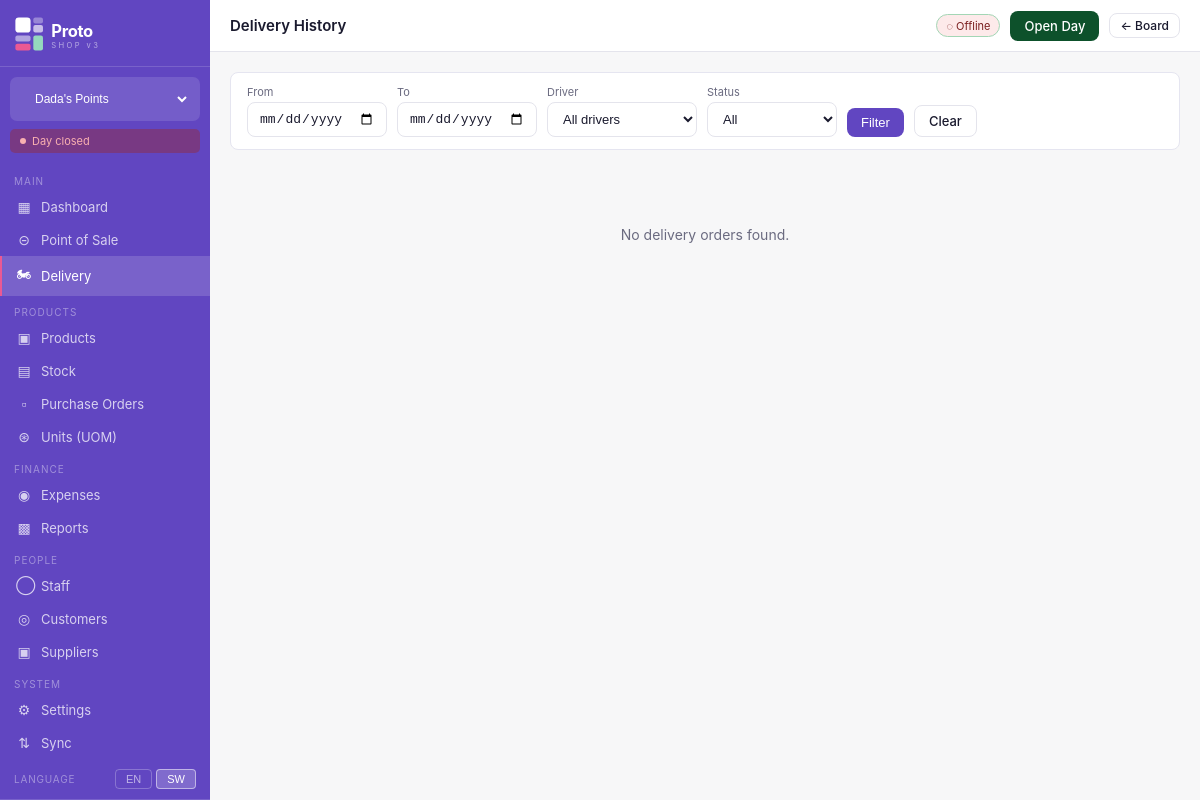
Before: /delivery/history/ (signed in) with the older database file.
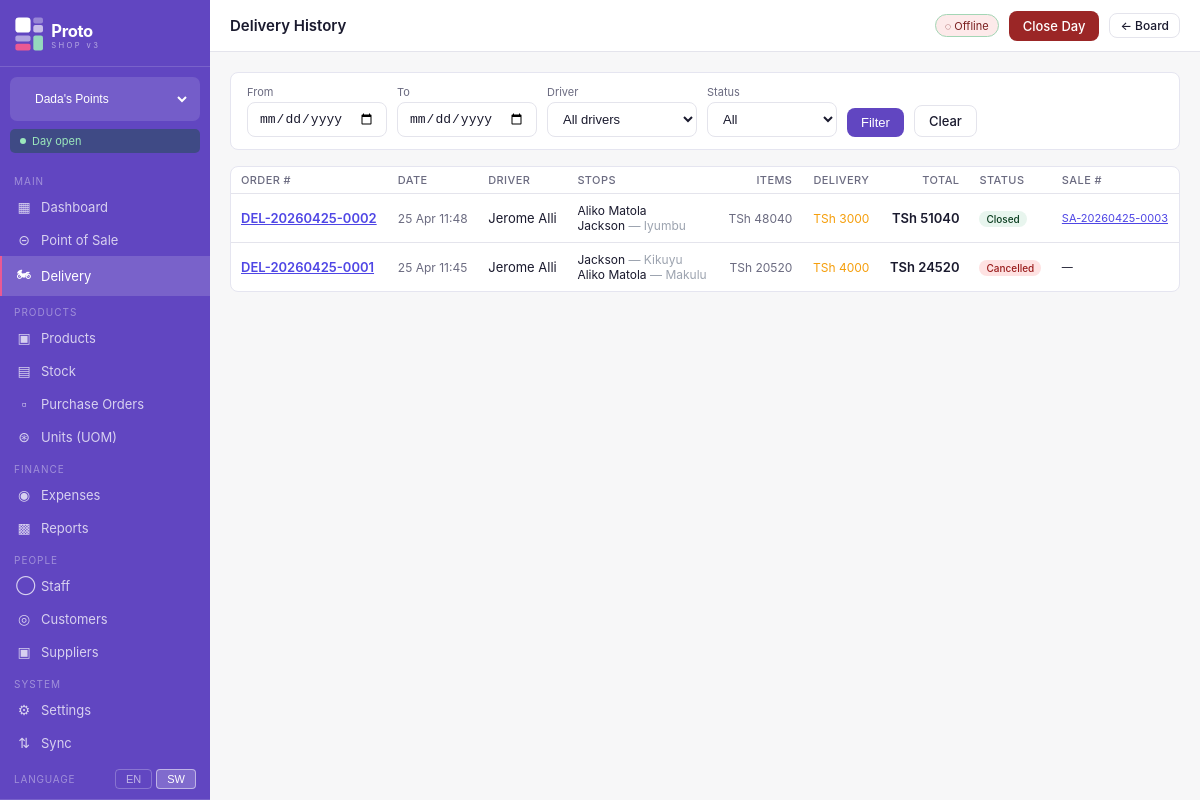
After: the same page with the newer database file.
### delivery/models.py (models this page shows, shortened)
class DeliveryOrder(models.Model):
    STATUS_CHOICES = [
        ('pending', 'Pending'),
        ('picked_up', 'Picked Up'),
        ('delivered', 'Delivered'),
        ('closed', 'Closed'),
        ('cancelled', 'Cancelled'),
    ]
    order_number = models.CharField(max_length=20, unique=True, blank=True)
    shop = models.ForeignKey(Shop, on_delete=models.CASCADE, related_name='delivery_orders')
    day_session = models.ForeignKey(
        DaySession, on_delete=models.SET_NULL, null=True, blank=True,
        related_name='delivery_orders'
    )
    driver = models.ForeignKey(Driver, on_delete=models.PROTECT, related_name='delivery_orders')
    subtotal = models.DecimalField(max_digits=14, decimal_places=2, default=0)
    delivery_cost = models.DecimalField(max_digits=10, decimal_places=2, default=0)
    total = models.DecimalField(max_digits=14, decimal_places=2, default=0)
    status = models.CharField(max_length=15, choices=STATUS_CHOICES, default='pending')
    sale = models.OneToOneField(
        'pos.Sale', on_delete=models.SET_NULL, null=True, blank=True,
        related_name='delivery_order'
    )
    closed_by = models.ForeignKey(
        User, on_delete=models.SET_NULL, null=True, blank=True,
        related_name='closed_delivery_orders'
    )
    closed_at = models.DateTimeField(null=True, blank=True)
    picked_up_at = models.DateTimeField(null=True, blank=True)
    created_by = models.ForeignKey(
        User, on_delete=models.SET_NULL, null=True,
        related_name='created_delivery_orders'
    )
    created_at = models.DateTimeField(auto_now_add=True)
    class Meta:
        ordering = ['-created_at']

class Driver(models.Model):
    name = models.CharField(max_length=100)
    phone = models.CharField(max_length=20, blank=True)
    shop = models.ForeignKey(Shop, on_delete=models.CASCADE, related_name='drivers')
    motorcycle = models.ForeignKey(
        Motorcycle, on_delete=models.SET_NULL, null=True, blank=True,
        related_name='drivers'
    )
    is_active = models.BooleanField(default=True)
    created_at = models.DateTimeField(auto_now_add=True)
    class Meta:
        ordering = ['name']

class DeliveryStop(models.Model):
    order = models.ForeignKey(DeliveryOrder, on_delete=models.CASCADE, related_name='stops')
    sequence = models.PositiveIntegerField(default=1)
    customer = models.ForeignKey(
        Customer, on_delete=models.SET_NULL, null=True, blank=True,
        related_name='delivery_stops'
    )
    customer_name = models.CharField(max_length=100, blank=True)
    customer_phone = models.CharField(max_length=20, blank=True)
    delivery_address = models.TextField(blank=True)
    delivery_notes = models.TextField(blank=True)
    subtotal = models.DecimalField(max_digits=14, decimal_places=2, default=0)
    class Meta:
        ordering = ['sequence']
    @property
    def display_customer_name(self):
        if self.customer:
            return self.customer.name
        return self.customer_name or f'Stop {self.sequence}'

### customers/models.py (models this page shows, shortened)
class Customer(models.Model):
    name = models.CharField(max_length=150)
    phone = models.CharField(max_length=20, blank=True)
    email = models.EmailField(blank=True)
    address = models.TextField(blank=True)
    shop = models.ForeignKey(Shop, on_delete=models.CASCADE, related_name='customers', null=True, blank=True)
    credit_limit = models.DecimalField(max_digits=12, decimal_places=2, default=0)
    credit_balance = models.DecimalField(max_digits=12, decimal_places=2, default=0)  # amount owed
    notes = models.TextField(blank=True)
    is_active = models.BooleanField(default=True)
    created_at = models.DateTimeField(auto_now_add=True)
    class Meta:
        ordering = ['name']

### pos/models.py (models this page shows, shortened)
class Sale(models.Model):
    PAYMENT_METHODS = [
        ('cash', 'Cash'),
        ('mpesa', 'M-Pesa'),
        ('credit', 'Credit / Borrow'),
        ('split', 'Split Payment'),
    ]
    STATUS_CHOICES = [
        ('completed', 'Completed'),
        ('voided', 'Voided'),
        ('refunded', 'Refunded'),
        ('partially_returned', 'Partially Returned'),
    ]
    sale_number = models.CharField(max_length=20, unique=True, blank=True)
    shop = models.ForeignKey(Shop, on_delete=models.CASCADE, related_name='sales')
    day_session = models.ForeignKey(DaySession, on_delete=models.SET_NULL, null=True, blank=True, related_name='sales')
    customer = models.ForeignKey(Customer, on_delete=models.SET_NULL, null=True, blank=True, related_name='sales')
    cashier = models.ForeignKey(User, on_delete=models.SET_NULL, null=True, related_name='sales')
    subtotal = models.DecimalField(max_digits=14, decimal_places=2, default=0)
    tax_amount = models.DecimalField(max_digits=14, decimal_places=2, default=0)
    discount_amount = models.DecimalField(max_digits=14, decimal_places=2, default=0)
    total = models.DecimalField(max_digits=14, decimal_places=2, default=0)
    payment_method = models.CharField(max_length=10, choices=PAYMENT_METHODS)
    amount_paid = models.DecimalField(max_digits=14, decimal_places=2, default=0)
    change_given = models.DecimalField(max_digits=14, decimal_places=2, default=0)
    status = models.CharField(max_length=20, choices=STATUS_CHOICES, default='completed')
    voided_by = models.ForeignKey(User, on_delete=models.SET_NULL, null=True, blank=True, related_name='voided_sales')
    void_reason = models.TextField(blank=True)
    notes = models.TextField(blank=True)
    created_at = models.DateTimeField(auto_now_add=True)
    synced = models.BooleanField(default=False)
    class Meta:
        ordering = ['-created_at']

### delivery/views.py (the view)
# urls.py: path('history/', views.order_history, name='history'),
@login_required
def order_history(request):
    shop = get_current_shop(request)
    if not shop:
        return redirect('shop_select')
    orders = DeliveryOrder.objects.filter(shop=shop).select_related('driver', 'sale').prefetch_related('stops')
    date_from = request.GET.get('date_from', '')
    date_to = request.GET.get('date_to', '')
    driver_id = request.GET.get('driver', '')
    status = request.GET.get('status', '')
    if date_from:
        orders = orders.filter(created_at__date__gte=date_from)
    if date_to:
        orders = orders.filter(created_at__date__lte=date_to)
    if driver_id:
        orders = orders.filter(driver_id=driver_id)
    if status:
        orders = orders.filter(status=status)
    drivers = Driver.objects.filter(shop=shop)
    return render(request, 'delivery/history.html', {
        'orders': orders[:200],
        'drivers': drivers,
        'filters': {'date_from': date_from, 'date_to': date_to, 'driver': driver_id, 'status': status},
        'shop': shop,
    })

### delivery/views.py (called while the page is built)
def get_current_shop(request):
    shop_id = request.session.get('current_shop_id')
    if not shop_id:
        return None
    return Shop.objects.filter(id=shop_id).first()

### shops/models.py (called while the page is built)
    @property
    def is_open(self):
        return self.status == 'open'

### templates/delivery/history.html (shortened to what this page needs)
{% extends "base.html" %}
{% block page_title %}Delivery History{% endblock %}
{% block topbar_actions %}
  <a href="{% url 'delivery:board' %}" class="btn btn-outline btn-sm">← Board</a>
{% endblock %}
{% block content %}
<div class="filter-bar" style="background:#fff;border:1px solid #e5e5f0;border-radius:8px;padding:12px 16px;margin-bottom:16px;">
  <form method="get" style="display:flex;gap:10px;flex-wrap:wrap;align-items:flex-end;">
    <div>
      <label style="font-size:11px;color:#6b6b80;display:block;margin-bottom:3px;">From</label>
      <input type="date" name="date_from" value="{{ filters.date_from }}" class="form-control" style="width:140px">
    </div>
    <div>
      <label style="font-size:11px;color:#6b6b80;display:block;margin-bottom:3px;">To</label>
      <input type="date" name="date_to" value="{{ filters.date_to }}" class="form-control" style="width:140px">
    </div>
    <div>
      <label style="font-size:11px;color:#6b6b80;display:block;margin-bottom:3px;">Driver</label>
      <select name="driver" class="form-control" style="width:150px">
        <option value="">All drivers</option>
      </select>
    </div>
    <div>
      <label style="font-size:11px;color:#6b6b80;display:block;margin-bottom:3px;">Status</label>
      <select name="status" class="form-control" style="width:130px">
        <option value="">All</option>
      </select>
    </div>
    <button type="submit" class="btn btn-primary">Filter</button>
    <a href="{% url 'delivery:history' %}" class="btn btn-outline">Clear</a>
  </form>
</div>
{% if orders %}
<div style="background:#fff;border:1px solid #e5e5f0;border-radius:8px;overflow:hidden;">
  <table class="data-table" style="width:100%">
    <thead>
      <tr>
        <th>Order #</th>
        <th>Date</th>
        <th>Driver</th>
        <th>Stops</th>
        <th style="text-align:right">Items</th>
        <th style="text-align:right">Delivery</th>
        <th style="text-align:right">Total</th>
        <th>Status</th>
        <th>Sale #</th>
      </tr>
    </thead>
    <tbody>
      {% for order in orders %}
      <tr>
        <td><a href="{% url 'delivery:order_detail' order.pk %}" style="color:#4f46e5;font-weight:600;">{{ order.order_number }}</a></td>
        <td style="font-size:12px;color:#6b6b80;">{{ order.created_at|date:"d M H:i" }}</td>
        <td>{{ order.driver.name }}</td>
        <td style="font-size:12px;">
          {% for stop in order.stops.all %}
            <div>{{ stop.display_customer_name }}{% if stop.delivery_address %} <span style="color:#9ca3af">— {{ stop.delivery_address|truncatechars:25 }}</span>{% endif %}</div>
          {% endfor %}
        </td>
        <td style="text-align:right;font-size:12px;color:#6b6b80;">TSh {{ order.subtotal|floatformat:0 }}</td>
        <td style="text-align:right;font-size:12px;color:#f59e0b;">{% if order.delivery_cost > 0 %}TSh {{ order.delivery_cost|floatformat:0 }}{% else %}—{% endif %}</td>
        <td style="text-align:right;font-weight:600;">TSh {{ order.total|floatformat:0 }}</td>
        <td>
          {% if order.status == 'pending' %}<span class="badge badge-amber" style="font-size:10px;">Pending</span>
          {% elif order.status == 'picked_up' %}<span class="badge" style="font-size:10px;background:#dbeafe;color:#1d4ed8;">Picked Up</span>
          {% elif order.status == 'closed' %}<span class="badge badge-green" style="font-size:10px;">Closed</span>
          {% elif order.status == 'cancelled' %}<span class="badge" style="font-size:10px;background:#fee2e2;color:#991b1b;">Cancelled</span>
          {% else %}{{ order.status }}{% endif %}
        </td>
        <td style="font-size:11px;">{% if order.sale %}<a target="_blank" href="{% url 'pos:receipt' order.sale.pk %}" style="color:#4f46e5;">{{ order.sale.sale_number }}</a>{% else %}—{% endif %}</td>
      </tr>
      {% endfor %}
    </tbody>
  </table>
</div>
{% else %}
<div style="text-align:center;padding:60px;color:#6b6b80;">No delivery orders found.</div>
{% endif %}
{% endblock %}

### templates/base.html (shortened to what the changed rows need)
<!DOCTYPE html>
<html lang="en">
<head>
  <link rel="stylesheet" href="/static/css/proto.css">
</head>
<body>
<div class="app-layout">
  <aside class="sidebar">
    <div class="sidebar-logo">
      <a href="{% url 'dashboard' %}" style="display:flex;align-items:center;padding:2px 0;">
      </a>
    </div>
    {% if all_accessible_shops %}
    <form method="post" action="{% url 'switch_shop' %}" class="shop-switcher">
      <select name="shop_id" onchange="this.form.submit()">
      </select>
    </form>
    {% endif %}
    <div class="day-badge {% if day_is_open %}day-open{% else %}day-closed{% endif %}">
      <span class="day-dot"></span>
      {% if day_is_open %}Day open{% else %}Day closed{% endif %}
    </div>
    <nav class="sidebar-nav">
      <div class="nav-section">Main</div>
      <a href="{% url 'dashboard' %}" class="nav-item {% if request.resolver_match.url_name == 'dashboard' %}active{% endif %}">
      </a>
      <a href="{% url 'pos:index' %}" class="nav-item {% if 'pos' in request.resolver_match.namespace %}active{% endif %}">
      </a>
      <a href="{% url 'delivery:board' %}" class="nav-item {% if request.resolver_match.namespace == 'delivery' %}active{% endif %}">
      </a>
      <div class="nav-section">Products</div>
      <a href="{% url 'products:list' %}" class="nav-item {% if request.resolver_match.namespace == 'products' %}active{% endif %}">
      </a>
      <a href="{% url 'stock:list' %}" class="nav-item {% if request.resolver_match.namespace == 'stock' %}active{% endif %}">
      </a>
      <a href="{% url 'purchases:list' %}" class="nav-item {% if request.resolver_match.namespace == 'purchases' %}active{% endif %}">
      </a>
      <a href="{% url 'units:list' %}" class="nav-item {% if request.resolver_match.namespace == 'units' %}active{% endif %}">
      </a>
      <div class="nav-section">Finance</div>
      <a href="{% url 'expenses:list' %}" class="nav-item {% if request.resolver_match.namespace == 'expenses' %}active{% endif %}">
      </a>
      <a href="{% url 'reports:dashboard' %}" class="nav-item {% if request.resolver_match.namespace == 'reports' %}active{% endif %}">
      </a>
      <div class="nav-section">People</div>
      <a href="{% url 'staff:list' %}" class="nav-item {% if request.resolver_match.namespace == 'staff' %}active{% endif %}">
      </a>
      <a href="{% url 'customers:list' %}" class="nav-item {% if request.resolver_match.namespace == 'customers' %}active{% endif %}">
      </a>
      <a href="{% url 'purchases:suppliers' %}" class="nav-item {% if request.resolver_match.url_name == 'suppliers' or request.resolver_match.url_name == 'supplier_create' %}active{% endif %}">
      </a>
      <div class="nav-section">System</div>
      <a href="{% url 'settings:index' %}" class="nav-item {% if request.resolver_match.namespace == 'settings' %}active{% endif %}">
      </a>
      <a href="{% url 'sync_engine:dashboard' %}" class="nav-item {% if request.resolver_match.namespace == 'sync_engine' %}active{% endif %}">
      </a>
      <div class="nav-lang">
      </div>
    </nav>
  </aside>
  <div class="main-area">
    <header class="topbar">
      <div class="topbar-left">
        <h1 class="page-title">{% block page_title %}Dashboard{% endblock %}</h1>
      </div>
      <div class="topbar-right">
        <span class="sync-badge" id="sync-indicator" title="Click to sync">&#9679; Online</span>
        {% if day_is_open %}
          <a href="#" class="btn btn-danger" onclick="showCloseDayModal(); return false;">Close Day</a>
        {% else %}
          <a href="#" class="btn btn-success" onclick="showOpenDayModal(); return false;">Open Day</a>
        {% endif %}
        {% block topbar_actions %}{% endblock %}
      </div>
    </header>
    <main class="page-content">
      {% block content %}{% endblock %}
    </main>
  </div>
</div>
</body>
</html>

Changed rows visible on the page:
added DeliveryOrder: order_number "DEL-20260425-0002", created_at "25 Apr 11:48", driver.name "Jerome Alli", subtotal "48040", delivery_cost "3000", total "51040", status "Closed", sale.sale_number "SA-20260425-0003"
added DeliveryStop: display_customer_name "Aliko Matola", shown under "DEL-20260425-0002"
added DeliveryStop: display_customer_name "Jackson", delivery_address "Iyumbu", shown under "DEL-20260425-0002"
added DeliveryOrder: order_number "DEL-20260425-0001", created_at "25 Apr 11:45", driver.name "Jerome Alli", subtotal "20520", delivery_cost "4000", total "24520", status "Cancelled"
added DeliveryStop: display_customer_name "Jackson", delivery_address "Kikuyu", shown under "DEL-20260425-0001"
added DeliveryStop: display_customer_name "Aliko Matola", delivery_address "Makulu", shown under "DEL-20260425-0001"
Other visible differences:
text no longer shown: "Day closed Open Day No delivery orders found."
text now shown: "Day open Close Day ORDER # DATE DRIVER STOPS ITEMS DELIVERY TOTAL STATUS SALE #"
